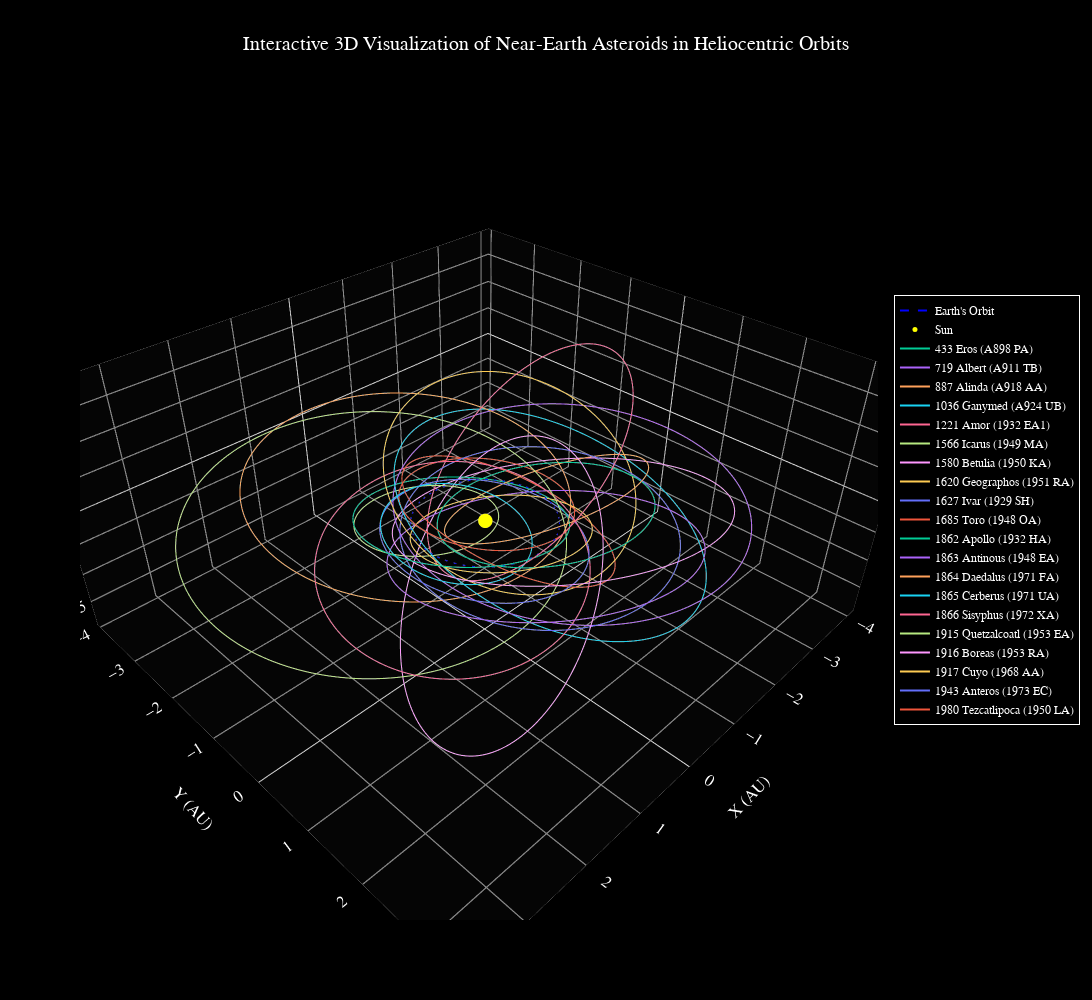

This figure's notebook cell:
### Code cell
import plotly.graph_objects as go

fig = go.Figure()

# Add Earth's orbit (1 AU circular reference)
theta = np.linspace(0, 2 * np.pi, 500)
x_earth = np.cos(theta)
y_earth = np.sin(theta)
z_earth = np.zeros_like(theta)
fig.add_trace(go.Scatter3d(x=x_earth, y=y_earth, z=z_earth, mode='lines', name="Earth's Orbit", line=dict(color='blue', dash='dash')))

# Add Sun at the origin
fig.add_trace(go.Scatter3d(x=[0], y=[0], z=[0], mode='markers', marker=dict(size=5, color='yellow'), name='Sun'))

# Plot orbits
for idx, asteroid in df.iterrows():
    try:
        a = float(asteroid["semi_major_axis"])
        e = float(asteroid["eccentricity"])
        i = np.radians(float(asteroid["inclination"]))
        Omega = np.radians(float(asteroid["ascending_node_longitude"]))
        omega = np.radians(float(asteroid["perihelion_argument"]))

        nu = np.linspace(0, 2 * np.pi, 500)
        r = (a * (1 - e ** 2)) / (1 + e * np.cos(nu))

        x = (np.cos(Omega) * np.cos(omega + nu) - np.sin(Omega) * np.sin(omega + nu) * np.cos(i)) * r
        y = (np.sin(Omega) * np.cos(omega + nu) + np.cos(Omega) * np.sin(omega + nu) * np.cos(i)) * r
        z = r * np.sin(omega + nu) * np.sin(i)

        fig.add_trace(go.Scatter3d(
            x=x, y=y, z=z,
            mode='lines',
            name=asteroid['name'],
            line=dict(width=2),
            hovertemplate=f"Name: {asteroid['name']}<br>SMA: {a:.2f} AU<br>Ecc: {e:.2f}<br>Incl: {np.degrees(i):.2f}°<extra></extra>"            
        ))
    except Exception as ex:
        print(f"Skipped {asteroid['name']} due to error: {ex}")

# Display / Styling
fig.update_layout(
    title={
        'text':'Interactive 3D Visualization of Near-Earth Asteroids in Heliocentric Orbits',
        'x':0.5,
    },
    scene=dict(
        xaxis_title='X (AU)',
        yaxis_title='Y (AU)',
        zaxis_title='Z (AU)',
        aspectmode='data',
        xaxis=dict(showbackground=True, backgroundcolor='rgba(255,255,255,0.02)', gridcolor='gray', zerolinecolor='white', showspikes=False),
        yaxis=dict(showbackground=True, backgroundcolor='rgba(255,255,255,0.02)', gridcolor='gray', zerolinecolor='white', showspikes=False),
        zaxis=dict(showbackground=True, backgroundcolor='rgba(255,255,255,0.02)', gridcolor='gray', zerolinecolor='white', showspikes=False)
    ),
    legend=dict(
        bgcolor='rgba(0,0,0,0.5)',
        bordercolor='white',
        borderwidth=1,
        font=dict(color='white', size=12),
        y=0.5
    ),
    font=dict(color='white', size=14, family='Arial'),
    paper_bgcolor='black',
    scene_bgcolor='black',
    width=1500,
    height=1000
)

fig.show()

### Figure 1 — Plotly figure (JSON) as saved in the notebook; plotly's stock layout.template omitted (floating-point values rounded to 4 significant figures; data arrays with more than 128 entries replaced by an {"elided": "..."} marker saying what was removed)
{"data": [{"line": {"color": "blue", "dash": "dash"}, "mode": "lines", "name": "Earth's Orbit", "type": "scatter3d", "x": {"elided": "500 float values"}, "y": {"elided": "500 float values"}, "z": {"elided": "500 int values"}}, {"marker": {"color": "yellow", "size": 5}, "mode": "markers", "name": "Sun", "type": "scatter3d", "x": [0], "y": [0], "z": [0]}, {"hovertemplate": "Name: 433 Eros (A898 PA)<br>SMA: 1.46 AU<br>Ecc: 0.22<br>Incl: 10.83°<extra></extra>", "line": {"width": 2}, "mode": "lines", "name": "433 Eros (A898 PA)", "type": "scatter3d", "x": {"elided": "500 float values"}, "y": {"elided": "500 float values"}, "z": {"elided": "500 float values"}}, {"hovertemplate": "Name: 719 Albert (A911 TB)<br>SMA: 2.64 AU<br>Ecc: 0.55<br>Incl: 11.57°<extra></extra>", "line": {"width": 2}, "mode": "lines", "name": "719 Albert (A911 TB)", "type": "scatter3d", "x": {"elided": "500 float values"}, "y": {"elided": "500 float values"}, "z": {"elided": "500 float values"}}, {"hovertemplate": "Name: 887 Alinda (A918 AA)<br>SMA: 2.47 AU<br>Ecc: 0.57<br>Incl: 9.40°<extra></extra>", "line": {"width": 2}, "mode": "lines", "name": "887 Alinda (A918 AA)", "type": "scatter3d", "x": {"elided": "500 float values"}, "y": {"elided": "500 float values"}, "z": {"elided": "500 float values"}}, {"hovertemplate": "Name: 1036 Ganymed (A924 UB)<br>SMA: 2.67 AU<br>Ecc: 0.53<br>Incl: 26.68°<extra></extra>", "line": {"width": 2}, "mode": "lines", "name": "1036 Ganymed (A924 UB)", "type": "scatter3d", "x": {"elided": "500 float values"}, "y": {"elided": "500 float values"}, "z": {"elided": "500 float values"}}, {"hovertemplate": "Name: 1221 Amor (1932 EA1)<br>SMA: 1.92 AU<br>Ecc: 0.43<br>Incl: 11.87°<extra></extra>", "line": {"width": 2}, "mode": "lines", "name": "1221 Amor (1932 EA1)", "type": "scatter3d", "x": {"elided": "500 float values"}, "y": {"elided": "500 float values"}, "z": {"elided": "500 float values"}}, {"hovertemplate": "Name: 1566 Icarus (1949 MA)<br>SMA: 1.08 AU<br>Ecc: 0.83<br>Incl: 22.80°<extra></extra>", "line": {"width": 2}, "mode": "lines", "name": "1566 Icarus (1949 MA)", "type": "scatter3d", "x": {"elided": "500 float values"}, "y": {"elided": "500 float values"}, "z": {"elided": "500 float values"}}, {"hovertemplate": "Name: 1580 Betulia (1950 KA)<br>SMA: 2.20 AU<br>Ecc: 0.49<br>Incl: 52.19°<extra></extra>", "line": {"width": 2}, "mode": "lines", "name": "1580 Betulia (1950 KA)", "type": "scatter3d", "x": {"elided": "500 float values"}, "y": {"elided": "500 float values"}, "z": {"elided": "500 float values"}}, {"hovertemplate": "Name: 1620 Geographos (1951 RA)<br>SMA: 1.25 AU<br>Ecc: 0.34<br>Incl: 13.34°<extra></extra>", "line": {"width": 2}, "mode": "lines", "name": "1620 Geographos (1951 RA)", "type": "scatter3d", "x": {"elided": "500 float values"}, "y": {"elided": "500 float values"}, "z": {"elided": "500 float values"}}, {"hovertemplate": "Name: 1627 Ivar (1929 SH)<br>SMA: 1.86 AU<br>Ecc: 0.40<br>Incl: 8.46°<extra></extra>", "line": {"width": 2}, "mode": "lines", "name": "1627 Ivar (1929 SH)", "type": "scatter3d", "x": {"elided": "500 float values"}, "y": {"elided": "500 float values"}, "z": {"elided": "500 float values"}}, {"hovertemplate": "Name: 1685 Toro (1948 OA)<br>SMA: 1.37 AU<br>Ecc: 0.44<br>Incl: 9.38°<extra></extra>", "line": {"width": 2}, "mode": "lines", "name": "1685 Toro (1948 OA)", "type": "scatter3d", "x": {"elided": "500 float values"}, "y": {"elided": "500 float values"}, "z": {"elided": "500 float values"}}, {"hovertemplate": "Name: 1862 Apollo (1932 HA)<br>SMA: 1.47 AU<br>Ecc: 0.56<br>Incl: 6.35°<extra></extra>", "line": {"width": 2}, "mode": "lines", "name": "1862 Apollo (1932 HA)", "type": "scatter3d", "x": {"elided": "500 float values"}, "y": {"elided": "500 float values"}, "z": {"elided": "500 float values"}}, {"hovertemplate": "Name: 1863 Antinous (1948 EA)<br>SMA: 2.26 AU<br>Ecc: 0.61<br>Incl: 18.36°<extra></extra>", "line": {"width": 2}, "mode": "lines", "name": "1863 Antinous (1948 EA)", "type": "scatter3d", "x": {"elided": "500 float values"}, "y": {"elided": "500 float values"}, "z": {"elided": "500 float values"}}, {"hovertemplate": "Name: 1864 Daedalus (1971 FA)<br>SMA: 1.46 AU<br>Ecc: 0.61<br>Incl: 22.21°<extra></extra>", "line": {"width": 2}, "mode": "lines", "name": "1864 Daedalus (1971 FA)", "type": "scatter3d", "x": {"elided": "500 float values"}, "y": {"elided": "500 float values"}, "z": {"elided": "500 float values"}}, {"hovertemplate": "Name: 1865 Cerberus (1971 UA)<br>SMA: 1.08 AU<br>Ecc: 0.47<br>Incl: 16.10°<extra></extra>", "line": {"width": 2}, "mode": "lines", "name": "1865 Cerberus (1971 UA)", "type": "scatter3d", "x": {"elided": "500 float values"}, "y": {"elided": "500 float values"}, "z": {"elided": "500 float values"}}, {"hovertemplate": "Name: 1866 Sisyphus (1972 XA)<br>SMA: 1.89 AU<br>Ecc: 0.54<br>Incl: 41.21°<extra></extra>", "line": {"width": 2}, "mode": "lines", "name": "1866 Sisyphus (1972 XA)", "type": "scatter3d", "x": {"elided": "500 float values"}, "y": {"elided": "500 float values"}, "z": {"elided": "500 float values"}}, {"hovertemplate": "Name: 1915 Quetzalcoatl (1953 EA)<br>SMA: 2.54 AU<br>Ecc: 0.57<br>Incl: 20.40°<extra></extra>", "line": {"width": 2}, "mode": "lines", "name": "1915 Quetzalcoatl (1953 EA)", "type": "scatter3d", "x": {"elided": "500 float values"}, "y": {"elided": "500 float values"}, "z": {"elided": "500 float values"}}, {"hovertemplate": "Name: 1916 Boreas (1953 RA)<br>SMA: 2.27 AU<br>Ecc: 0.45<br>Incl: 12.88°<extra></extra>", "line": {"width": 2}, "mode": "lines", "name": "1916 Boreas (1953 RA)", "type": "scatter3d", "x": {"elided": "500 float values"}, "y": {"elided": "500 float values"}, "z": {"elided": "500 float values"}}, {"hovertemplate": "Name: 1917 Cuyo (1968 AA)<br>SMA: 2.15 AU<br>Ecc: 0.51<br>Incl: 23.96°<extra></extra>", "line": {"width": 2}, "mode": "lines", "name": "1917 Cuyo (1968 AA)", "type": "scatter3d", "x": {"elided": "500 float values"}, "y": {"elided": "500 float values"}, "z": {"elided": "500 float values"}}, {"hovertemplate": "Name: 1943 Anteros (1973 EC)<br>SMA: 1.43 AU<br>Ecc: 0.26<br>Incl: 8.71°<extra></extra>", "line": {"width": 2}, "mode": "lines", "name": "1943 Anteros (1973 EC)", "type": "scatter3d", "x": {"elided": "500 float values"}, "y": {"elided": "500 float values"}, "z": {"elided": "500 float values"}}, {"hovertemplate": "Name: 1980 Tezcatlipoca (1950 LA)<br>SMA: 1.71 AU<br>Ecc: 0.36<br>Incl: 26.87°<extra></extra>", "line": {"width": 2}, "mode": "lines", "name": "1980 Tezcatlipoca (1950 LA)", "type": "scatter3d", "x": {"elided": "500 float values"}, "y": {"elided": "500 float values"}, "z": {"elided": "500 float values"}}], "layout": {"font": {"color": "white", "family": "Arial", "size": 14}, "height": 1000, "legend": {"bgcolor": "rgba(0,0,0,0.5)", "bordercolor": "white", "borderwidth": 1, "font": {"color": "white", "size": 12}, "y": 0.5}, "paper_bgcolor": "black", "scene": {"aspectmode": "data", "bgcolor": "black", "xaxis": {"backgroundcolor": "rgba(255,255,255,0.02)", "gridcolor": "gray", "showbackground": true, "showspikes": false, "title": {"text": "X (AU)"}, "zerolinecolor": "white"}, "yaxis": {"backgroundcolor": "rgba(255,255,255,0.02)", "gridcolor": "gray", "showbackground": true, "showspikes": false, "title": {"text": "Y (AU)"}, "zerolinecolor": "white"}, "zaxis": {"backgroundcolor": "rgba(255,255,255,0.02)", "gridcolor": "gray", "showbackground": true, "showspikes": false, "title": {"text": "Z (AU)"}, "zerolinecolor": "white"}}, "title": {"text": "Interactive 3D Visualization of Near-Earth Asteroids in Heliocentric Orbits", "x": 0.5}, "width": 1500}}
